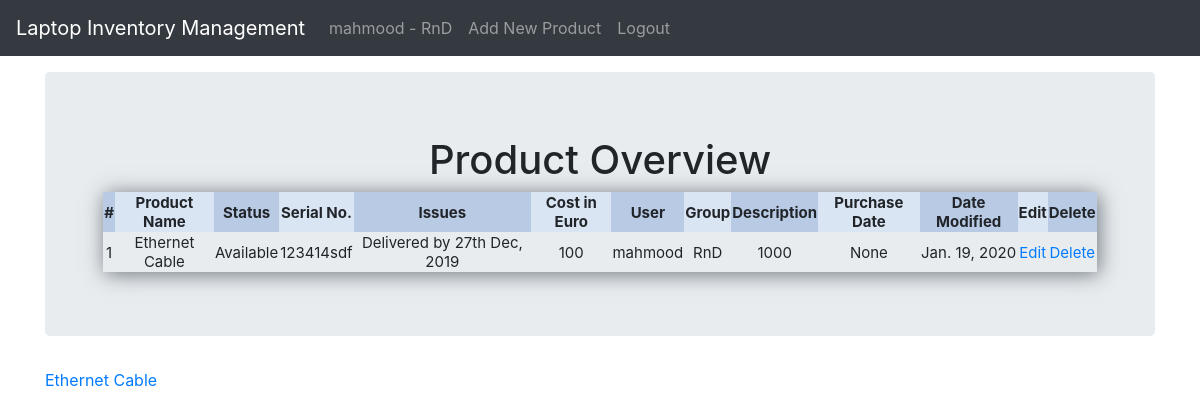
The app's page /dashboard (signed in) with its own data.
### djangoapp/models.py (models this page shows, shortened)
class Product(models.Model):
    situation = (
        ('Available', 'Available'),
        ('Unavailable', 'Unavailable'),
    )
    Product_Name = models.CharField(max_length=30, blank=True)
    Status = models.CharField(max_length=30, choices=situation)
    Serial_No = models.CharField(max_length=30, unique=True)
    Issues = models.CharField(max_length=280, blank=True)
    Cost_in_Euro = models.PositiveIntegerField(default=0, blank=True)
    Description = models.TextField(max_length=280, blank=True)
    User_Name = models.ForeignKey(User, default=1, on_delete=models.CASCADE, null=True, blank=True)
    Product_Group = models.ForeignKey(Group, default=1, on_delete=models.CASCADE, null=True, blank=True)
    Purchase_Date = models.DateField(auto_now_add=False, auto_now=False, blank=True, null=True)
    Date_Modified = models.DateField(auto_now_add=True, blank=True)
    Tags = TagField()
    def product_tags(self):
        return self.Tags.split(',')

### djangoapp/views.py (the view, shortened to what this page needs)
# urls.py: path('dashboard', views.dashboard, name='employeeDashboard'),
@login_required(login_url="login")
def dashboard(request):
    title = 'Dashboard'
    form = ProductSearchForm(request.POST or None)
    if request.user.is_superuser:
        products = ProductFilter(request.GET, queryset=Product.objects.all().order_by('Purchase_Date')).qs
        context = {
            "title": title,
            "products": products,
            "form": form,
        }
    else:
        products = ProductFilter(request.GET, queryset=Product.objects.filter(Product_Group=request.user.groups.get()).order_by('Purchase_Date')).qs
        context = {
            "title": title,
            "products": products,
            "form": form,
        }
    return render(request, 'dashboard.html', context)

### djangoapp/context_processors.py (called while the page is built)
def tag_list(request):
    return {'tag_list': Tag.objects.all().order_by('name')}

### djangoapp/templates/dashboard.html (shortened to what this page needs)
{% load staticfiles %}
{% load crispy_forms_tags %}
<html>
<head>
    <link rel="stylesheet" type="text/css" href="{% static 'CSS/bootstrap.min.css' %}">
    <link rel="stylesheet" href="{% static 'CSS/stylesheet.css' %}"/>
    <link rel="stylesheet" href="{% static 'CSS/summary.css' %}"/>
</head>
<body>
<nav class="navbar navbar-expand-md navbar-dark fixed-top bg-dark">
    <a class="navbar-brand" href="/dashboard">Laptop Inventory Management</a>
    <div class="collapse navbar-collapse" id="navbarCollapse">
        <ul class="navbar-nav mr-auto">
            <li style="float: right;">
                <a class="nav-link">{{request.user}} - {{request.user.groups.get.name}}</a>
            </li>
            {% if request.user.groups.get.name == "Accountant" %}
            <li style="float: right;">
                <a class="nav-link" href="/summary">Summary <span class="sr-only">(current)</span></a>
            </li>
            {% else %}
            <li style="float: right;">
                <a class="nav-link" href="/additems">Add New Product <span class="sr-only">(current)</span></a>
            </li>
            {% endif %}
            {% if request.user.is_authenticated %}
            <li style="float: right;">
                <a href="javascript:{}" onclick="document.getElementById('logoutForm').submit(); return false;"
                   class="nav-link">Logout</a>
            </li>
            {% endif %}
        </ul>
    </div>
</nav>
<main role="main" class="container">
    <div class="jumbotron">
        <h1 class="title">Product Overview</h1>
        <table>
            <tr>
                <th>#</th>
                <th>Product Name</th>
                <th>Status</th>
                <th>Serial No.</th>
                <th>Issues</th>
                <th>Cost in Euro</th>
                <th>User</th>
                <th>Group</th>
                <th>Description</th>
                <th>Purchase Date</th>
                <th>Date Modified</th>
                {% if request.user.groups.get.name != "Accountant"%}
                <th>Edit</th>
                <th>Delete</th>
                {% endif %}
            </tr>
            {% for product in products %}
            <tr>
                <td>{{forloop.counter}}</td>
                <td>{{product.Product_Name}}</td>
                <td>{{product.Status}}</td>
                <td>{{product.Serial_No}}</td>
                <td>{{product.Issues}}</td>
                <td>{{product.Cost_in_Euro}}</td>
                <td>{{product.User_Name}}</td>
                <td>{{product.Product_Group}}</td>
                <td>{{product.Description}}</td>
                <td>{{product.Purchase_Date}}</td>
                <td>{{product.Date_Modified}}</td>
                {% if request.user.groups.get.name != "Accountant"%}
                <td><a href="{% url 'product_edit' id=product.id %}">Edit</a></td>
                <td><a href="{% url 'product_delete' id=product.id %}">Delete</a></td>
                {% endif %}
            </tr>
            {% endfor %}
        </table>
    </div>
    <div class="tags">
        {% for product in products %}
        {% for Tag in product.product_tags %}
        <a class="category mb-5" href="./?tags__icontains={{ Tag }}&ordering=">{{ Tag }}</a>
        {% endfor %}
        <br>
        {% endfor %}
    </div>
</main>
</body>
</html>

### djangoapp/Static/CSS/stylesheet.css (style rules this page uses)
.title { text-align: center; }
table { width: 95%; margin: auto; text-align: center; font-size: 15px; box-shadow: 2px 2px 20px 0px #6c757d; }
table tr:nth-child(odd) { background: #B8CAE4; }
table th:nth-child(even) { background: #dae5f4; }
.tags { padding: 0; margin: 0; font-weight: 400; }

### djangoapp/Static/CSS/summary.css (style rules this page uses)
body { min-height: 75rem; padding-top: 4.5rem; }

### records on screen
Product: Product_Name "Ethernet Cable", Status "Available", Serial_No "123414sdf", Issues "Delivered by 27th Dec, 2019", Cost_in_Euro "100", User_Name "mahmood", Product_Group "RnD", Description "1000", Purchase_Date "None", Date_Modified "Jan. 19, 2020", product_tags "Ethernet" "Cable"

### other values on screen
{{ request.user }} "mahmood"
{{ request.user.groups.get.name }} "RnD"
